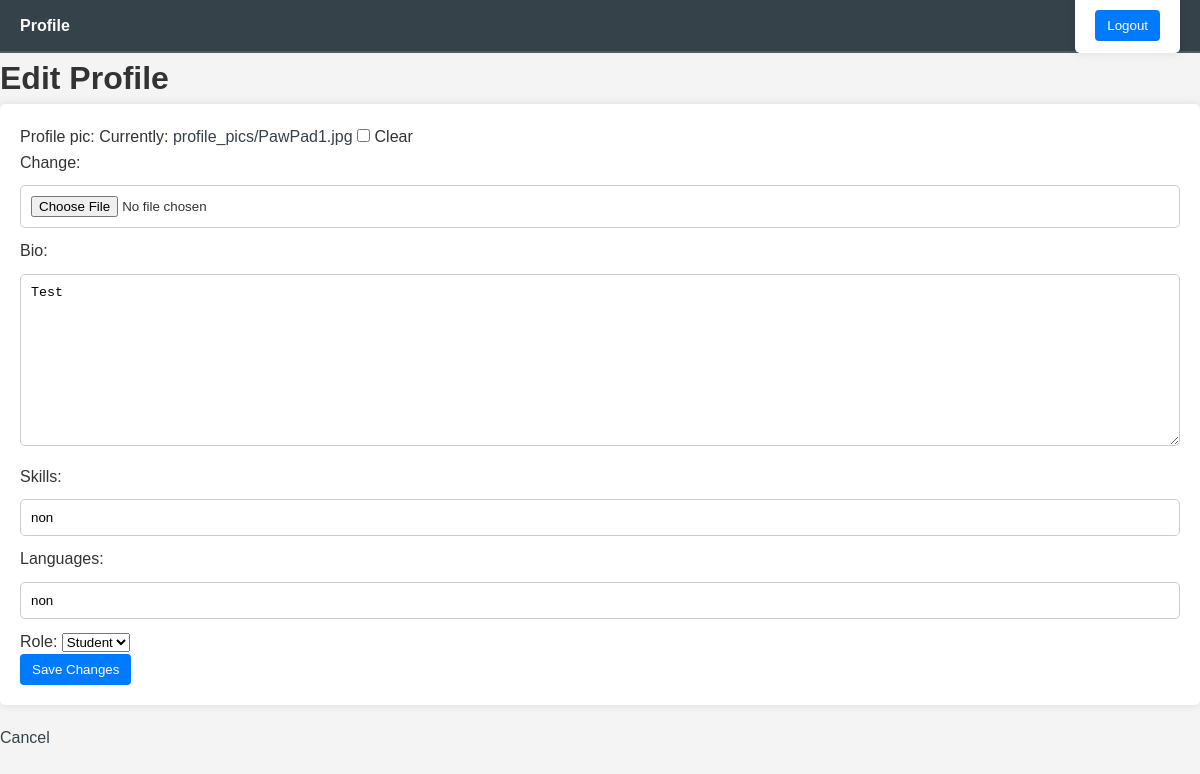
Page /accounts/edit-profile/ (signed in) on the committed database.
### app/models.py (models this page shows)
class CustomUser(AbstractUser):
    ROLE_CHOICES = [
        ('tutor', 'Tutor'),
        ('student', 'Student'),
        ('both', 'Both'),
    ]
    profile_pic = models.ImageField(upload_to='profile_pics/', blank=True, null=True)
    bio = models.TextField(blank=True)
    skills = models.CharField(max_length=500)
    languages = models.CharField(max_length=500, blank=True)
    role = models.CharField(max_length=10, choices=ROLE_CHOICES, default='student')
    languages_taught = models.CharField(max_length=500, blank=True)
    languages_learned = models.CharField(max_length=500, blank=True)

### app/views.py (the view)
# urls.py: path('edit-profile/', views.edit_profile, name='edit_profile'),
@login_required
def edit_profile(request):
    if request.method == 'POST':
        form = CustomUserEditForm(request.POST, request.FILES, instance=request.user)
        if form.is_valid():
            form.save()
            return redirect('profile')
    else:
        form = CustomUserEditForm(instance=request.user)
    return render(request, 'users/edit_profile.html', {'form':form})

### app/forms.py
class CustomUserEditForm(forms.ModelForm):
    class Meta:
        model = CustomUser
        fields = ['profile_pic', 'bio', 'skills', 'languages', 'role']

### app/templates/users/edit_profile.html (shortened to what this page needs)
<!DOCTYPE html>
<html lang="en">
<head>
    {% load static %}
    <link rel="stylesheet" type="text/css" href="{% static 'app/styles.css' %}">
</head>
<body>
    {% include 'includes/navbar.html' %}
    <h1>Edit Profile</h1>
    <form method="POST" enctype="multipart/form-data">
        {{ form.as_p }}
        <button type="submit">Save Changes</button>
    </form>
    <a href="{% url 'profile' %}">Cancel</a>
</body>
</html>

### app/static/app/styles.css (style rules this page uses)
* { margin: 0; padding: 0; box-sizing: border-box; }
body { font-family: Arial, sans-serif; line-height: 1.6; background-color: #f4f4f4; color: #333; }
form { background: #ffffff; padding: 20px; border-radius: 5px; box-shadow: 0 0 10px rgba(0, 0, 0, 0.1); margin-bottom: 20px; }
form input[type="text"], form input[type="email"], form input[type="password"], form input[type="file"], form textarea { width: 100%; padding: 10px; margin: 10px 0; border: 1px solid #ccc; border-radius: 5px; }
button { background: #35424a; color: #ffffff; border: none; padding: 10px 15px; border-radius: 5px; cursor: pointer; }
a { color: #35424a; text-decoration: none; }
button { background-color: #007bff; color: white; border: none; padding: 8px 12px; border-radius: 4px; cursor: pointer; transition: background-color 0.3s; }
body { font-family: Arial, sans-serif; line-height: 1.6; background-color: #f4f4f4; color: #333; margin: 0; padding: 0; }

### rows in the picture
CustomUser: bio "Test", skills "non", languages "non", role "Student"
